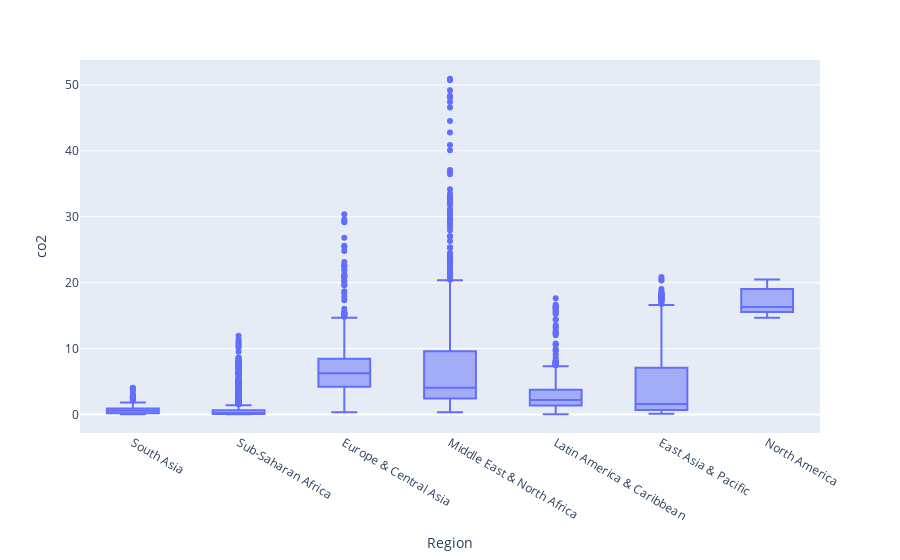

Write notebook code for a chart like this one.
### Code cell
px.box(
    new_df,
    x='Region',
    y='co2'
)

### Figure 1 — Plotly figure (JSON) as saved in the notebook; plotly's stock layout.template omitted (floating-point values rounded to 4 significant figures; data arrays with more than 128 entries replaced by an {"elided": "..."} marker saying what was removed)
{"data": [{"alignmentgroup": "True", "hovertemplate": "Region=%{x}<br>co2=%{y}<extra></extra>", "legendgroup": "", "marker": {"color": "#636efa"}, "name": "", "notched": false, "offsetgroup": "", "orientation": "v", "showlegend": false, "type": "box", "x": {"elided": "5673 str values"}, "x0": " ", "xaxis": "x", "y": {"elided": "5673 float values"}, "y0": " ", "yaxis": "y"}], "layout": {"boxmode": "group", "legend": {"tracegroupgap": 0}, "margin": {"t": 60}, "xaxis": {"anchor": "y", "domain": [0, 1], "title": {"text": "Region"}}, "yaxis": {"anchor": "x", "domain": [0, 1], "title": {"text": "co2"}}}}
